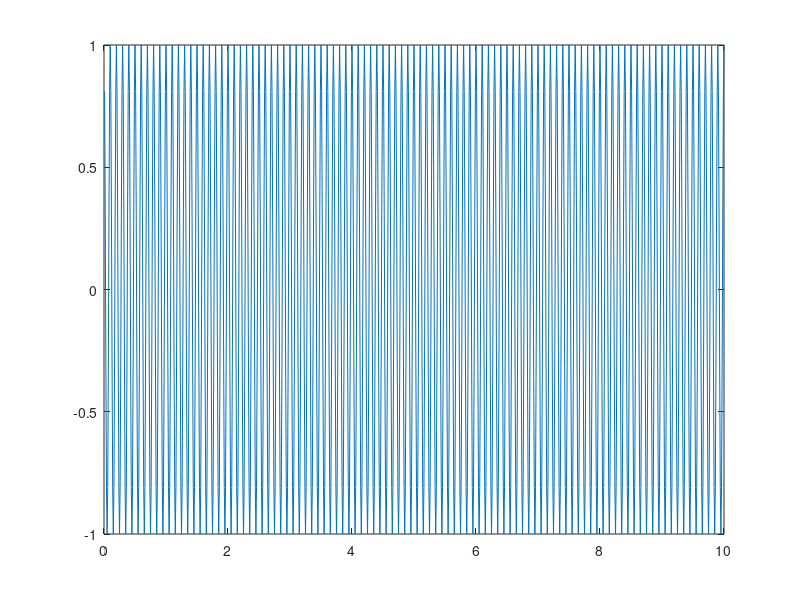
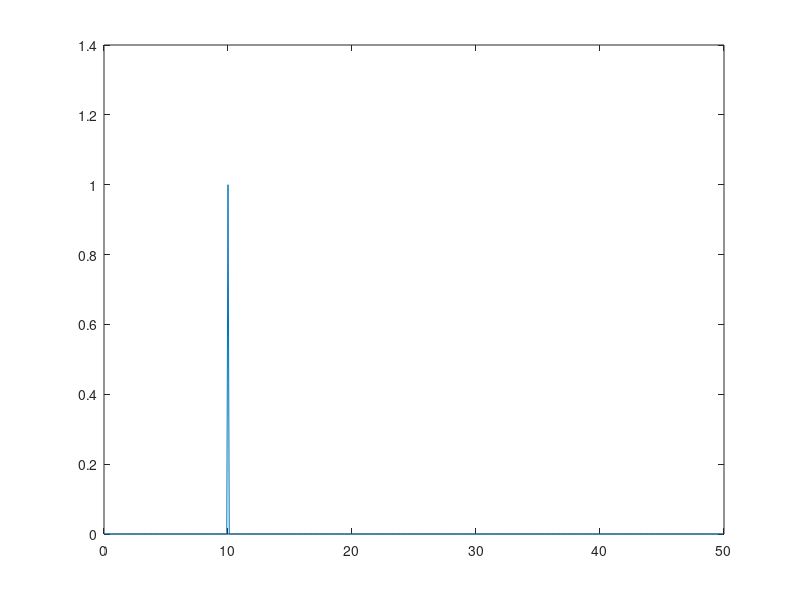

MATLAB code to generate these figures, in order:
DATA_SIZE = 1000;
FREQUENCY = 10;
SAMPLING_FREQUENCY = 100;

t = zeros(DATA_SIZE,1);
f = zeros(DATA_SIZE/2,1);
y1 = zeros(DATA_SIZE,1);
y2 = zeros(DATA_SIZE,1);
F_k = zeros(DATA_SIZE,1);
trunc_F_k = zeros(DATA_SIZE/2,1);

for(i=1:DATA_SIZE)
  t(i) = i / SAMPLING_FREQUENCY;
  y1(i) = cos(2 * pi * FREQUENCY * t(i)); 
endfor;

for(i=1:DATA_SIZE/2)
  f(i) = ((SAMPLING_FREQUENCY * (i-1)) / DATA_SIZE);
endfor;

F_k = fft(y1);

for(i = 1:DATA_SIZE/2)
  trunc_F_k(i) = F_k(i);
endfor;

y2 = 2 * abs(trunc_F_k) / DATA_SIZE;

figure(1);
plot(t, y1);
figure(2);
plot(f,y2);
